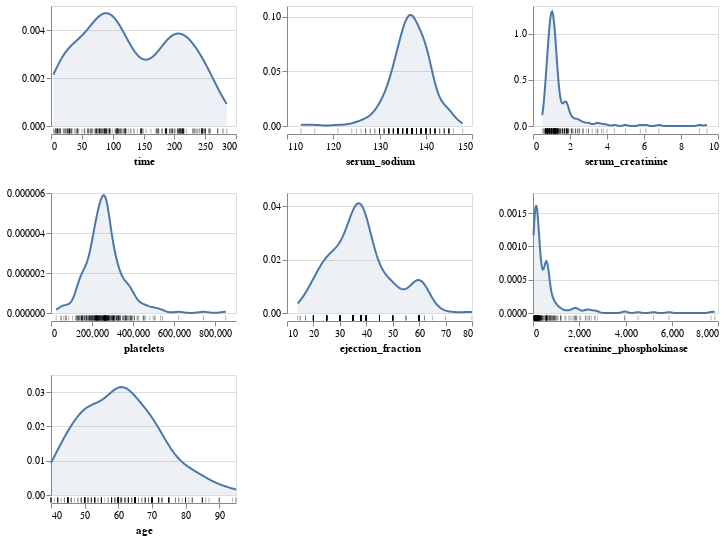

Notebook source saved alongside this figure:
### Code cell
# Distributions of all columns
print("Visualizing distributions for all columns...")
aly.dist(heart_failure_data)

### Figure 1 — Vega specification as saved in the notebook (floating-point values rounded to 4 significant figures; data arrays with more than 128 entries replaced by an {"elided": "..."} marker saying what was removed)
{"$schema": "https://vega.github.io/schema/vega/v5.json", "data": [{"name": "source_0", "values": {"elided": "299 records"}}, {"name": "data_0", "source": "source_0", "transform": [{"type": "kde", "minsteps": 100, "groupby": [":Q"], "as": ["time", "density"], "resolve": "shared", "field": "time"}, {"type": "project", "fields": ["density", "time"]}]}, {"name": "data_1", "values": {"elided": "299 records"}}, {"name": "data_2", "source": "source_0", "transform": [{"type": "kde", "resolve": "shared", "as": ["serum_sodium", "density"], "field": "serum_sodium", "groupby": [":Q"], "minsteps": 100}, {"type": "project", "fields": ["density", "serum_sodium"]}]}, {"name": "data_3", "values": {"elided": "299 records"}}, {"name": "data_4", "source": "source_0", "transform": [{"type": "kde", "minsteps": 100, "field": "serum_creatinine", "as": ["serum_creatinine", "density"], "groupby": [":Q"], "resolve": "shared"}, {"type": "project", "fields": ["density", "serum_creatinine"]}]}, {"name": "data_5", "values": {"elided": "299 records"}}, {"name": "data_6", "source": "source_0", "transform": [{"type": "kde", "groupby": [":Q"], "field": "platelets", "as": ["platelets", "density"], "minsteps": 100, "resolve": "shared"}, {"type": "project", "fields": ["density", "platelets"]}]}, {"name": "data_7", "values": {"elided": "299 records"}}, {"name": "data_8", "source": "source_0", "transform": [{"type": "kde", "as": ["ejection_fraction", "density"], "resolve": "shared", "field": "ejection_fraction", "minsteps": 100, "groupby": [":Q"]}, {"type": "project", "fields": ["density", "ejection_fraction"]}]}, {"name": "data_9", "values": {"elided": "299 records"}}, {"name": "data_10", "source": "source_0", "transform": [{"type": "kde", "resolve": "shared", "field": "creatinine_phosphokinase", "groupby": [":Q"], "as": ["creatinine_phosphokinase", "density"], "minsteps": 100}, {"type": "project", "fields": ["creatinine_phosphokinase", "density"]}]}, {"name": "data_11", "values": {"elided": "299 records"}}, {"name": "data_12", "source": "source_0", "transform": [{"type": "kde", "field": "age", "minsteps": 100, "groupby": [":Q"], "resolve": "shared", "as": ["age", "density"]}, {"type": "project", "fields": ["age", "density"]}]}, {"name": "data_13", "values": {"elided": "299 records"}}, {"name": "data_0_concat_0_y_domain_density", "source": "data_0", "transform": [{"type": "formula", "expr": "+datum['density']", "as": "density"}, {"type": "aggregate", "groupby": [], "fields": ["density", "density"], "ops": ["min", "max"], "as": ["min", "max"]}]}, {"name": "data_2_concat_1_y_domain_density", "source": "data_2", "transform": [{"type": "formula", "expr": "+datum['density']", "as": "density"}, {"type": "aggregate", "groupby": [], "fields": ["density", "density"], "ops": ["min", "max"], "as": ["min", "max"]}]}, {"name": "data_4_concat_2_y_domain_density", "source": "data_4", "transform": [{"type": "formula", "expr": "+datum['density']", "as": "density"}, {"type": "aggregate", "groupby": [], "fields": ["density", "density"], "ops": ["min", "max"], "as": ["min", "max"]}]}, {"name": "data_6_concat_3_y_domain_density", "source": "data_6", "transform": [{"type": "formula", "expr": "+datum['density']", "as": "density"}, {"type": "aggregate", "groupby": [], "fields": ["density", "density"], "ops": ["min", "max"], "as": ["min", "max"]}]}, {"name": "data_8_concat_4_y_domain_density", "source": "data_8", "transform": [{"type": "formula", "expr": "+datum['density']", "as": "density"}, {"type": "aggregate", "groupby": [], "fields": ["density", "density"], "ops": ["min", "max"], "as": ["min", "max"]}]}, {"name": "data_10_concat_5_y_domain_density", "source": "data_10", "transform": [{"type": "formula", "expr": "+datum['density']", "as": "density"}, {"type": "aggregate", "groupby": [], "fields": ["density", "density"], "ops": ["min", "max"], "as": ["min", "max"]}]}, {"name": "data_12_concat_6_y_domain_density", "source": "data_12", "transform": [{"type": "formula", "expr": "+datum['density']", "as": "density"}, {"type": "aggregate", "groupby": [], "fields": ["density", "density"], "ops": ["min", "max"], "as": ["min", "max"]}]}], "signals": [{"name": "childWidth", "value": 185}, {"name": "childHeight", "value": 120}], "marks": [{"type": "group", "name": "concat_0_group", "encode": {"update": {"width": {"signal": "childWidth"}, "height": {"signal": "childHeight"}}}, "marks": [{"type": "area", "name": "concat_0_layer_0_marks", "from": {"data": "data_0"}, "sort": {"field": "x"}, "encode": {"update": {"defined": {"signal": "isValid(datum[\"time\"]) && isFinite(+datum[\"time\"]) && isValid(datum[\"density\"]) && isFinite(+datum[\"density\"])"}, "y": {"field": "density", "scale": "concat_0_y"}, "fill": {"value": "#4c78a8"}, "y2": {"value": 0, "scale": "concat_0_y"}, "opacity": {"value": 0.1}, "orient": {"value": "vertical"}, "x": {"field": "time", "scale": "concat_0_x"}}}, "style": ["area"]}, {"type": "line", "name": "concat_0_layer_1_marks", "from": {"data": "data_0"}, "sort": {"field": "x"}, "encode": {"update": {"y": {"field": "density", "scale": "concat_0_y"}, "stroke": {"value": "#4c78a8"}, "defined": {"signal": "isValid(datum[\"time\"]) && isFinite(+datum[\"time\"]) && isValid(datum[\"density\"]) && isFinite(+datum[\"density\"])"}, "x": {"field": "time", "scale": "concat_0_x"}}}, "style": ["line"]}, {"type": "rect", "name": "concat_0_layer_2_marks", "from": {"data": "data_1"}, "encode": {"update": {"opacity": {"value": 0.3}, "fill": {"value": "black"}, "width": {"value": 1}, "yc": {"signal": "childHeight", "offset": 65, "mult": 0.5}, "tooltip": {"value": "Individual observations"}, "xc": {"field": "time", "scale": "concat_0_x"}, "height": {"value": 5}}}, "style": ["tick"]}], "axes": [{"scale": "concat_0_y", "domain": false, "orient": "left", "tickCount": {"signal": "ceil(childHeight/40)"}, "gridScale": "concat_0_x", "aria": false, "minExtent": 0, "maxExtent": 0, "ticks": false, "grid": true, "labels": false, "zindex": 0}, {"scale": "concat_0_x", "labelOverlap": true, "tickCount": {"signal": "ceil(childWidth/40)"}, "title": "time", "offset": 8, "zindex": 0, "labelFlush": true, "grid": false, "orient": "bottom"}, {"scale": "concat_0_y", "grid": false, "zindex": 0, "orient": "left", "tickCount": {"signal": "ceil(childHeight/40)"}, "labelOverlap": true}], "style": "cell"}, {"type": "group", "name": "concat_1_group", "encode": {"update": {"height": {"signal": "childHeight"}, "width": {"signal": "childWidth"}}}, "marks": [{"type": "area", "name": "concat_1_layer_0_marks", "from": {"data": "data_2"}, "sort": {"field": "x"}, "encode": {"update": {"x": {"field": "serum_sodium", "scale": "concat_1_x"}, "y": {"field": "density", "scale": "concat_1_y"}, "fill": {"value": "#4c78a8"}, "y2": {"value": 0, "scale": "concat_1_y"}, "defined": {"signal": "isValid(datum[\"serum_sodium\"]) && isFinite(+datum[\"serum_sodium\"]) && isValid(datum[\"density\"]) && isFinite(+datum[\"density\"])"}, "opacity": {"value": 0.1}, "orient": {"value": "vertical"}}}, "style": ["area"]}, {"type": "line", "name": "concat_1_layer_1_marks", "from": {"data": "data_2"}, "sort": {"field": "x"}, "encode": {"update": {"x": {"field": "serum_sodium", "scale": "concat_1_x"}, "stroke": {"value": "#4c78a8"}, "defined": {"signal": "isValid(datum[\"serum_sodium\"]) && isFinite(+datum[\"serum_sodium\"]) && isValid(datum[\"density\"]) && isFinite(+datum[\"density\"])"}, "y": {"field": "density", "scale": "concat_1_y"}}}, "style": ["line"]}, {"type": "rect", "name": "concat_1_layer_2_marks", "from": {"data": "data_3"}, "encode": {"update": {"tooltip": {"value": "Individual observations"}, "fill": {"value": "black"}, "width": {"value": 1}, "opacity": {"value": 0.3}, "yc": {"signal": "childHeight", "offset": 65, "mult": 0.5}, "height": {"value": 5}, "xc": {"field": "serum_sodium", "scale": "concat_1_x"}}}, "style": ["tick"]}], "axes": [{"scale": "concat_1_y", "aria": false, "minExtent": 0, "labels": false, "domain": false, "gridScale": "concat_1_x", "zindex": 0, "tickCount": {"signal": "ceil(childHeight/40)"}, "ticks": false, "orient": "left", "grid": true, "maxExtent": 0}, {"scale": "concat_1_x", "labelFlush": true, "tickCount": {"signal": "ceil(childWidth/40)"}, "title": "serum_sodium", "labelOverlap": true, "offset": 8, "zindex": 0, "grid": false, "orient": "bottom"}, {"scale": "concat_1_y", "labelOverlap": true, "orient": "left", "tickCount": {"signal": "ceil(childHeight/40)"}, "grid": false, "zindex": 0}], "style": "cell"}, {"type": "group", "name": "concat_2_group", "encode": {"update": {"width": {"signal": "childWidth"}, "height": {"signal": "childHeight"}}}, "marks": [{"type": "area", "name": "concat_2_layer_0_marks", "from": {"data": "data_4"}, "sort": {"field": "x"}, "encode": {"update": {"orient": {"value": "vertical"}, "x": {"field": "serum_creatinine", "scale": "concat_2_x"}, "y2": {"value": 0, "scale": "concat_2_y"}, "fill": {"value": "#4c78a8"}, "y": {"field": "density", "scale": "concat_2_y"}, "defined": {"signal": "isValid(datum[\"serum_creatinine\"]) && isFinite(+datum[\"serum_creatinine\"]) && isValid(datum[\"density\"]) && isFinite(+datum[\"density\"])"}, "opacity": {"value": 0.1}}}, "style": ["area"]}, {"type": "line", "name": "concat_2_layer_1_marks", "from": {"data": "data_4"}, "sort": {"field": "x"}, "encode": {"update": {"y": {"field": "density", "scale": "concat_2_y"}, "x": {"field": "serum_creatinine", "scale": "concat_2_x"}, "stroke": {"value": "#4c78a8"}, "defined": {"signal": "isValid(datum[\"serum_creatinine\"]) && isFinite(+datum[\"serum_creatinine\"]) && isValid(datum[\"density\"]) && isFinite(+datum[\"density\"])"}}}, "style": ["line"]}, {"type": "rect", "name": "concat_2_layer_2_marks", "from": {"data": "data_5"}, "encode": {"update": {"tooltip": {"value": "Individual observations"}, "opacity": {"value": 0.3}, "xc": {"field": "serum_creatinine", "scale": "concat_2_x"}, "width": {"value": 1}, "yc": {"signal": "childHeight", "offset": 65, "mult": 0.5}, "height": {"value": 5}, "fill": {"value": "black"}}}, "style": ["tick"]}], "axes": [{"scale": "concat_2_y", "zindex": 0, "tickCount": {"signal": "ceil(childHeight/40)"}, "minExtent": 0, "gridScale": "concat_2_x", "aria": false, "labels": false, "domain": false, "maxExtent": 0, "grid": true, "ticks": false, "orient": "left"}, {"scale": "concat_2_x", "tickCount": {"signal": "ceil(childWidth/40)"}, "orient": "bottom", "grid": false, "labelOverlap": true, "offset": 8, "labelFlush": true, "zindex": 0, "title": "serum_creatinine"}, {"scale": "concat_2_y", "zindex": 0, "labelOverlap": true, "tickCount": {"signal": "ceil(childHeight/40)"}, "orient": "left", "grid": false}], "style": "cell"}, {"type": "group", "name": "concat_3_group", "encode": {"update": {"height": {"signal": "childHeight"}, "width": {"signal": "childWidth"}}}, "marks": [{"type": "area", "name": "concat_3_layer_0_marks", "from": {"data": "data_6"}, "sort": {"field": "x"}, "encode": {"update": {"opacity": {"value": 0.1}, "orient": {"value": "vertical"}, "defined": {"signal": "isValid(datum[\"platelets\"]) && isFinite(+datum[\"platelets\"]) && isValid(datum[\"density\"]) && isFinite(+datum[\"density\"])"}, "y": {"field": "density", "scale": "concat_3_y"}, "y2": {"value": 0, "scale": "concat_3_y"}, "fill": {"value": "#4c78a8"}, "x": {"field": "platelets", "scale": "concat_3_x"}}}, "style": ["area"]}, {"type": "line", "name": "concat_3_layer_1_marks", "from": {"data": "data_6"}, "sort": {"field": "x"}, "encode": {"update": {"x": {"field": "platelets", "scale": "concat_3_x"}, "y": {"field": "density", "scale": "concat_3_y"}, "defined": {"signal": "isValid(datum[\"platelets\"]) && isFinite(+datum[\"platelets\"]) && isValid(datum[\"density\"]) && isFinite(+datum[\"density\"])"}, "stroke": {"value": "#4c78a8"}}}, "style": ["line"]}, {"type": "rect", "name": "concat_3_layer_2_marks", "from": {"data": "data_7"}, "encode": {"update": {"fill": {"value": "black"}, "yc": {"signal": "childHeight", "offset": 65, "mult": 0.5}, "width": {"value": 1}, "opacity": {"value": 0.3}, "xc": {"field": "platelets", "scale": "concat_3_x"}, "height": {"value": 5}, "tooltip": {"value": "Individual observations"}}}, "style": ["tick"]}], "axes": [{"scale": "concat_3_y", "minExtent": 0, "grid": true, "orient": "left", "ticks": false, "maxExtent": 0, "gridScale": "concat_3_x", "aria": false, "domain": false, "tickCount": {"signal": "ceil(childHeight/40)"}, "zindex": 0, "labels": false}, {"scale": "concat_3_x", "labelOverlap": true, "orient": "bottom", "title": "platelets", "zindex": 0, "grid": false, "offset": 8, "labelFlush": true, "tickCount": {"signal": "ceil(childWidth/40)"}}, {"scale": "concat_3_y", "zindex": 0, "labelOverlap": true, "grid": false, "tickCount": {"signal": "ceil(childHeight/40)"}, "orient": "left"}], "style": "cell"}, {"type": "group", "name": "concat_4_group", "encode": {"update": {"width": {"signal": "childWidth"}, "height": {"signal": "childHeight"}}}, "marks": [{"type": "area", "name": "concat_4_layer_0_marks", "from": {"data": "data_8"}, "sort": {"field": "x"}, "encode": {"update": {"defined": {"signal": "isValid(datum[\"ejection_fraction\"]) && isFinite(+datum[\"ejection_fraction\"]) && isValid(datum[\"density\"]) && isFinite(+datum[\"density\"])"}, "y2": {"value": 0, "scale": "concat_4_y"}, "fill": {"value": "#4c78a8"}, "x": {"field": "ejection_fraction", "scale": "concat_4_x"}, "opacity": {"value": 0.1}, "y": {"field": "density", "scale": "concat_4_y"}, "orient": {"value": "vertical"}}}, "style": ["area"]}, {"type": "line", "name": "concat_4_layer_1_marks", "from": {"data": "data_8"}, "sort": {"field": "x"}, "encode": {"update": {"stroke": {"value": "#4c78a8"}, "x": {"field": "ejection_fraction", "scale": "concat_4_x"}, "y": {"field": "density", "scale": "concat_4_y"}, "defined": {"signal": "isValid(datum[\"ejection_fraction\"]) && isFinite(+datum[\"ejection_fraction\"]) && isValid(datum[\"density\"]) && isFinite(+datum[\"density\"])"}}}, "style": ["line"]}, {"type": "rect", "name": "concat_4_layer_2_marks", "from": {"data": "data_9"}, "encode": {"update": {"tooltip": {"value": "Individual observations"}, "opacity": {"value": 0.3}, "height": {"value": 5}, "xc": {"field": "ejection_fraction", "scale": "concat_4_x"}, "fill": {"value": "black"}, "width": {"value": 1}, "yc": {"signal": "childHeight", "offset": 65, "mult": 0.5}}}, "style": ["tick"]}], "axes": [{"scale": "concat_4_y", "gridScale": "concat_4_x", "maxExtent": 0, "orient": "left", "labels": false, "minExtent": 0, "zindex": 0, "domain": false, "aria": false, "ticks": false, "grid": true, "tickCount": {"signal": "ceil(childHeight/40)"}}, {"scale": "concat_4_x", "labelOverlap": true, "offset": 8, "title": "ejection_fraction", "zindex": 0, "orient": "bottom", "grid": false, "labelFlush": true, "tickCount": {"signal": "ceil(childWidth/40)"}}, {"scale": "concat_4_y", "zindex": 0, "labelOverlap": true, "grid": false, "tickCount": {"signal": "ceil(childHeight/40)"}, "orient": "left"}], "style": "cell"}, {"type": "group", "name": "concat_5_group", "encode": {"update": {"width": {"signal": "childWidth"}, "height": {"signal": "childHeight"}}}, "marks": [{"type": "area", "name": "concat_5_layer_0_marks", "from": {"data": "data_10"}, "sort": {"field": "x"}, "encode": {"update": {"orient": {"value": "vertical"}, "fill": {"value": "#4c78a8"}, "y2": {"value": 0, "scale": "concat_5_y"}, "x": {"field": "creatinine_phosphokinase", "scale": "concat_5_x"}, "defined": {"signal": "isValid(datum[\"creatinine_phosphokinase\"]) && isFinite(+datum[\"creatinine_phosphokinase\"]) && isValid(datum[\"density\"]) && isFinite(+datum[\"density\"])"}, "opacity": {"value": 0.1}, "y": {"field": "density", "scale": "concat_5_y"}}}, "style": ["area"]}, {"type": "line", "name": "concat_5_layer_1_marks", "from": {"data": "data_10"}, "sort": {"field": "x"}, "encode": {"update": {"stroke": {"value": "#4c78a8"}, "x": {"field": "creatinine_phosphokinase", "scale": "concat_5_x"}, "defined": {"signal": "isValid(datum[\"creatinine_phosphokinase\"]) && isFinite(+datum[\"creatinine_phosphokinase\"]) && isValid(datum[\"density\"]) && isFinite(+datum[\"density\"])"}, "y": {"field": "density", "scale": "concat_5_y"}}}, "style": ["line"]}, {"type": "rect", "name": "concat_5_layer_2_marks", "from": {"data": "data_11"}, "encode": {"update": {"height": {"value": 5}, "yc": {"signal": "childHeight", "offset": 65, "mult": 0.5}, "width": {"value": 1}, "tooltip": {"value": "Individual observations"}, "fill": {"value": "black"}, "xc": {"field": "creatinine_phosphokinase", "scale": "concat_5_x"}, "opacity": {"value": 0.3}}}, "style": ["tick"]}], "axes": [{"scale": "concat_5_y", "maxExtent": 0, "gridScale": "concat_5_x", "grid": true, "aria": false, "orient": "left", "tickCount": {"signal": "ceil(childHeight/40)"}, "ticks": false, "labels": false, "domain": false, "minExtent": 0, "zindex": 0}, {"scale": "concat_5_x", "zindex": 0, "offset": 8, "labelFlush": true, "title": "creatinine_phosphokinase", "labelOverlap": true, "tickCount": {"signal": "ceil(childWidth/40)"}, "grid": false, "orient": "bottom"}, {"scale": "concat_5_y", "grid": false, "zindex": 0, "orient": "left", "labelOverlap": true, "tickCount": {"signal": "ceil(childHeight/40)"}}], "style": "cell"}, {"type": "group", "name": "concat_6_group", "encode": {"update": {"width": {"signal": "childWidth"}, "height": {"signal": "childHeight"}}}, "marks": [{"type": "area", "name": "concat_6_layer_0_marks", "from": {"data": "data_12"}, "sort": {"field": "x"}, "encode": {"update": {"orient": {"value": "vertical"}, "x": {"field": "age", "scale": "concat_6_x"}, "fill": {"value": "#4c78a8"}, "y2": {"value": 0, "scale": "concat_6_y"}, "defined": {"signal": "isValid(datum[\"age\"]) && isFinite(+datum[\"age\"]) && isValid(datum[\"density\"]) && isFinite(+datum[\"density\"])"}, "y": {"field": "density", "scale": "concat_6_y"}, "opacity": {"value": 0.1}}}, "style": ["area"]}, {"type": "line", "name": "concat_6_layer_1_marks", "from": {"data": "data_12"}, "sort": {"field": "x"}, "encode": {"update": {"defined": {"signal": "isValid(datum[\"age\"]) && isFinite(+datum[\"age\"]) && isValid(datum[\"density\"]) && isFinite(+datum[\"density\"])"}, "stroke": {"value": "#4c78a8"}, "x": {"field": "age", "scale": "concat_6_x"}, "y": {"field": "density", "scale": "concat_6_y"}}}, "style": ["line"]}, {"type": "rect", "name": "concat_6_layer_2_marks", "from": {"data": "data_13"}, "encode": {"update": {"yc": {"signal": "childHeight", "offset": 65, "mult": 0.5}, "tooltip": {"value": "Individual observations"}, "xc": {"field": "age", "scale": "concat_6_x"}, "fill": {"value": "black"}, "height": {"value": 5}, "width": {"value": 1}, "opacity": {"value": 0.3}}}, "style": ["tick"]}], "axes": [{"scale": "concat_6_y", "domain": false, "grid": true, "tickCount": {"signal": "ceil(childHeight/40)"}, "minExtent": 0, "maxExtent": 0, "orient": "left", "ticks": false, "labels": false, "aria": false, "gridScale": "concat_6_x", "zindex": 0}, {"scale": "concat_6_x", "labelFlush": true, "title": "age", "offset": 8, "tickCount": {"signal": "ceil(childWidth/40)"}, "labelOverlap": true, "orient": "bottom", "grid": false, "zindex": 0}, {"scale": "concat_6_y", "grid": false, "orient": "left", "tickCount": {"signal": "ceil(childHeight/40)"}, "labelOverlap": true, "zindex": 0}], "style": "cell"}], "scales": [{"name": "concat_0_x", "type": "linear", "domain": {"fields": [{"data": "data_0", "field": "time"}, {"data": "data_1", "field": "time"}]}, "range": [0, {"signal": "childWidth"}], "zero": false, "nice": true}, {"name": "concat_0_y", "type": "linear", "domain": [{"signal": "(data(\"data_0_concat_0_y_domain_density\")[0] || {}).min"}, {"signal": "(data(\"data_0_concat_0_y_domain_density\")[0] || {}).max"}], "range": [{"signal": "childHeight"}, 0], "nice": true, "zero": true}, {"name": "concat_1_x", "type": "linear", "domain": {"fields": [{"data": "data_2", "field": "serum_sodium"}, {"data": "data_3", "field": "serum_sodium"}]}, "range": [0, {"signal": "childWidth"}], "nice": true, "zero": false}, {"name": "concat_1_y", "type": "linear", "domain": [{"signal": "(data(\"data_2_concat_1_y_domain_density\")[0] || {}).min"}, {"signal": "(data(\"data_2_concat_1_y_domain_density\")[0] || {}).max"}], "range": [{"signal": "childHeight"}, 0], "nice": true, "zero": true}, {"name": "concat_2_x", "type": "linear", "domain": {"fields": [{"data": "data_4", "field": "serum_creatinine"}, {"data": "data_5", "field": "serum_creatinine"}]}, "range": [0, {"signal": "childWidth"}], "zero": false, "nice": true}, {"name": "concat_2_y", "type": "linear", "domain": [{"signal": "(data(\"data_4_concat_2_y_domain_density\")[0] || {}).min"}, {"signal": "(data(\"data_4_concat_2_y_domain_density\")[0] || {}).max"}], "range": [{"signal": "childHeight"}, 0], "nice": true, "zero": true}, {"name": "concat_3_x", "type": "linear", "domain": {"fields": [{"data": "data_6", "field": "platelets"}, {"data": "data_7", "field": "platelets"}]}, "range": [0, {"signal": "childWidth"}], "zero": false, "nice": true}, {"name": "concat_3_y", "type": "linear", "domain": [{"signal": "(data(\"data_6_concat_3_y_domain_density\")[0] || {}).min"}, {"signal": "(data(\"data_6_concat_3_y_domain_density\")[0] || {}).max"}], "range": [{"signal": "childHeight"}, 0], "zero": true, "nice": true}, {"name": "concat_4_x", "type": "linear", "domain": {"fields": [{"data": "data_8", "field": "ejection_fraction"}, {"data": "data_9", "field": "ejection_fraction"}]}, "range": [0, {"signal": "childWidth"}], "zero": false, "nice": true}, {"name": "concat_4_y", "type": "linear", "domain": [{"signal": "(data(\"data_8_concat_4_y_domain_density\")[0] || {}).min"}, {"signal": "(data(\"data_8_concat_4_y_domain_density\")[0] || {}).max"}], "range": [{"signal": "childHeight"}, 0], "zero": true, "nice": true}, {"name": "concat_5_x", "type": "linear", "domain": {"fields": [{"data": "data_10", "field": "creatinine_phosphokinase"}, {"data": "data_11", "field": "creatinine_phosphokinase"}]}, "range": [0, {"signal": "childWidth"}], "zero": false, "nice": true}, {"name": "concat_5_y", "type": "linear", "domain": [{"signal": "(data(\"data_10_concat_5_y_domain_density\")[0] || {}).min"}, {"signal": "(data(\"data_10_concat_5_y_domain_density\")[0] || {}).max"}], "range": [{"signal": "childHeight"}, 0], "nice": true, "zero": true}, {"name": "concat_6_x", "type": "linear", "domain": {"fields": [{"data": "data_12", "field": "age"}, {"data": "data_13", "field": "age"}]}, "range": [0, {"signal": "childWidth"}], "nice": true, "zero": false}, {"name": "concat_6_y", "type": "linear", "domain": [{"signal": "(data(\"data_12_concat_6_y_domain_density\")[0] || {}).min"}, {"signal": "(data(\"data_12_concat_6_y_domain_density\")[0] || {}).max"}], "range": [{"signal": "childHeight"}, 0], "zero": true, "nice": true}], "background": "white", "padding": 5, "layout": {"padding": 20, "columns": 3, "bounds": "full", "align": "each"}}
